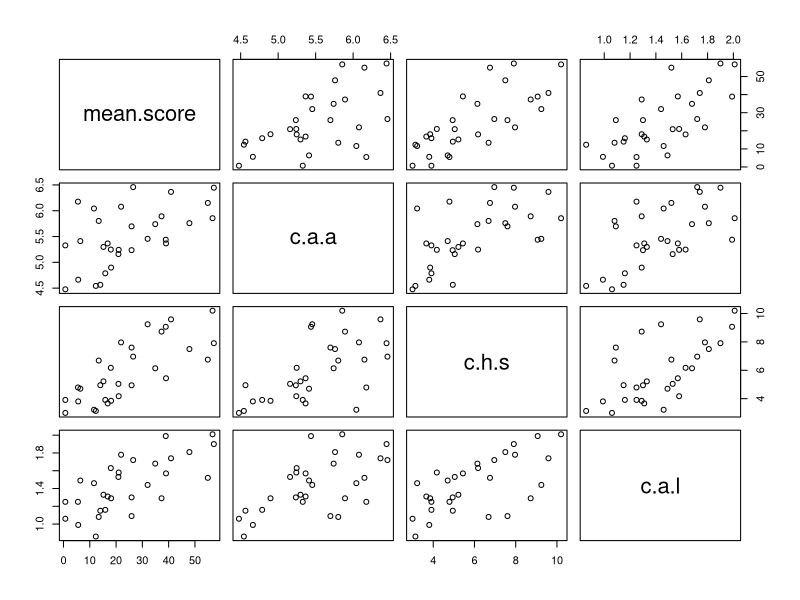
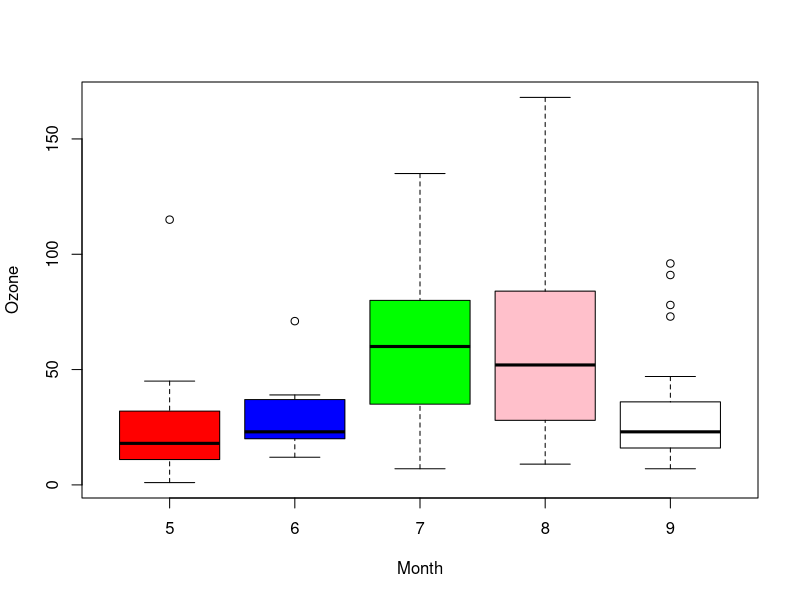
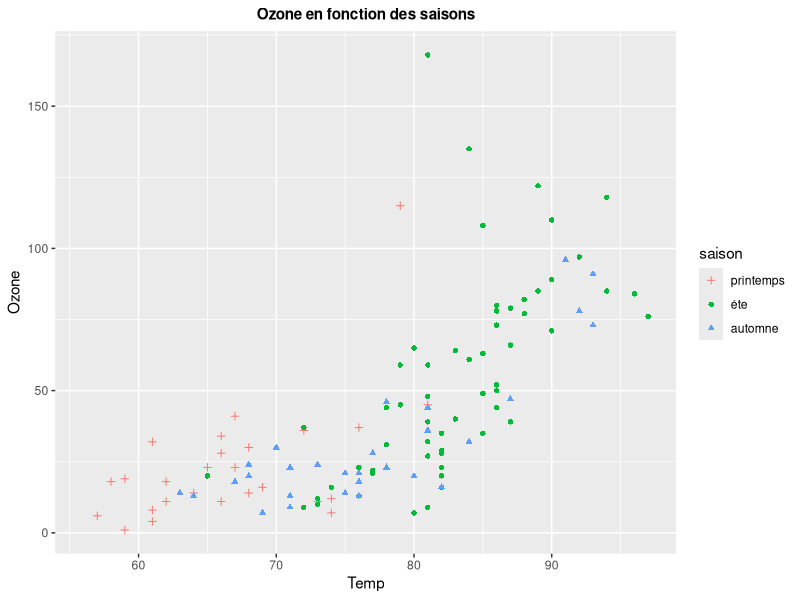
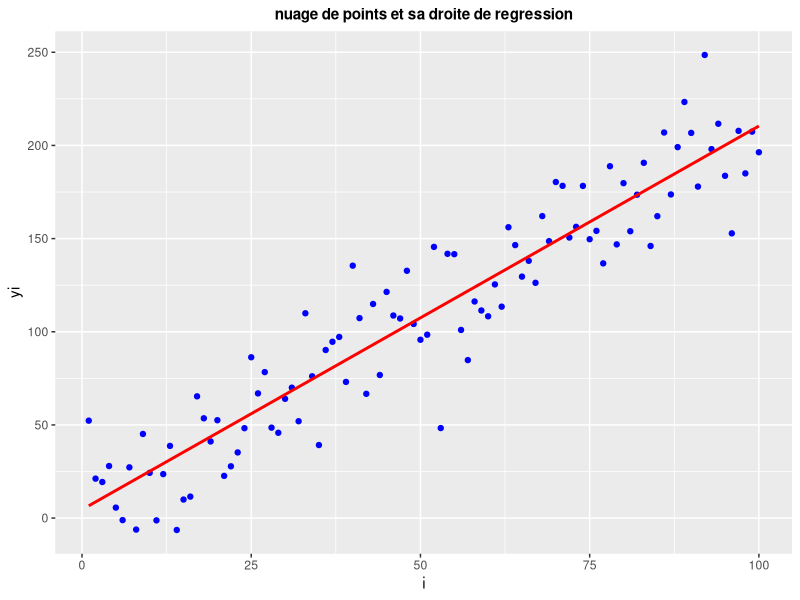
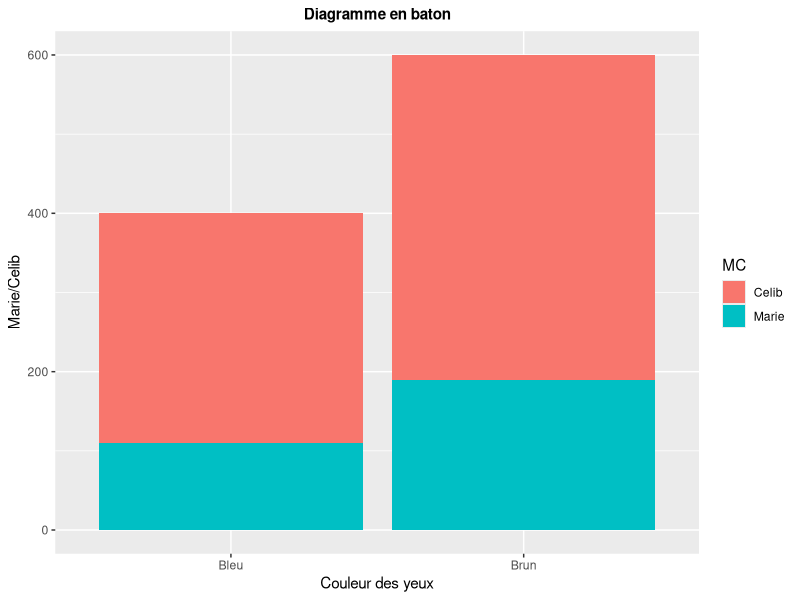
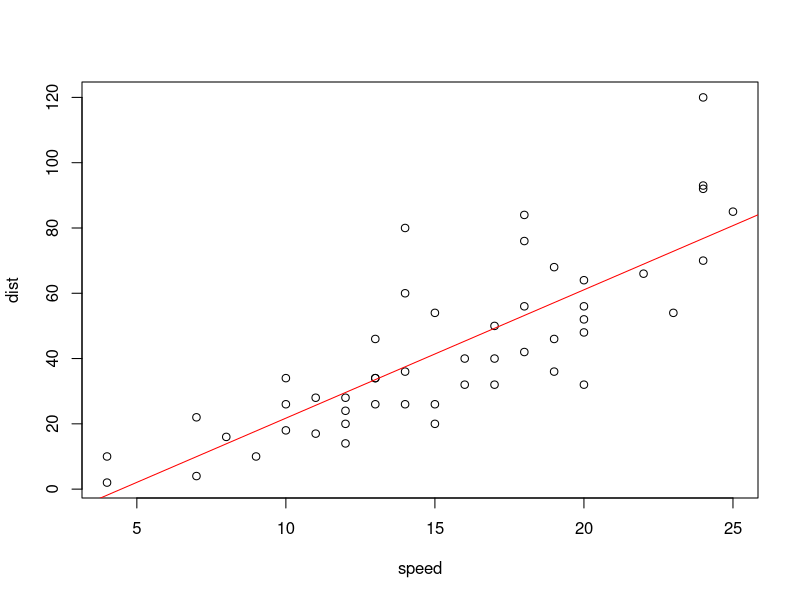
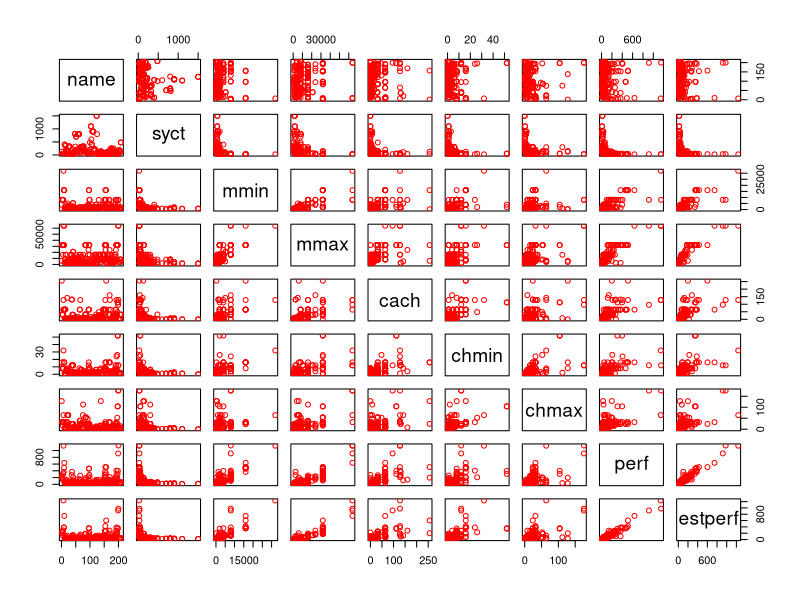
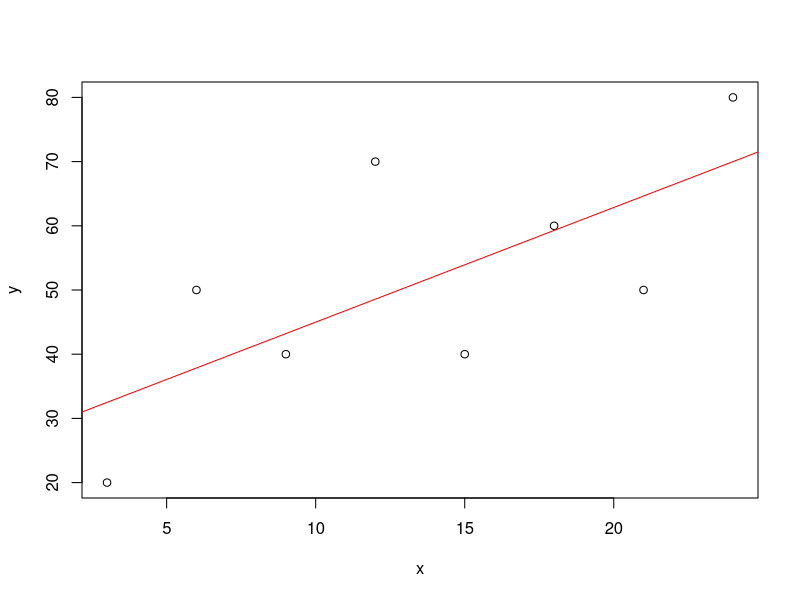

R code for these plots, in order: (Note: this script raises an error after producing the figures.)
## ---- chunk 1
knitr::opts_chunk$set(echo = TRUE)
## ---- chunk 2
library(tidyverse)
library(readxl)
library(gplots)
library(MASS)
library(car)
## ---- chunk 3
# Creation d'un data-frame "acteur"
Mort.à <- c(93,53,72,68,68,53)
Années.de.carrière <- c(66,25,48,37,31,32)
Nombre.de.films <- c(211,58,98,140,74,81)
Prénom <- c("Michel","André","Jean","Louis","Lino","Jacques")
Nom <- c("Galabru","Raimbourg","Gabin","De Funès","Ventura","Villeret")
Date.du.décès <- c("04-01-2016","23-09-1970","15-10-1976","27-01-1983","22-10-1987","28-01-2005")
data.acteur <- data.frame(Mort.à,Années.de.carrière,Nombre.de.films,Prénom,Nom,Date.du.décès)
 #utilisation d'un dplyer pour renommer la premiere variable
data.acteur.r <- rename(data.acteur,"Age.du.décès"=Mort.à)
# extraction de la colonne Prénom
prenom.extract <- data.acteur$Prénom
data.acteur.arrange <- arrange(data.acteur.r,Age.du.décès)
## ---- chunk 4
w <-read.delim(file="data/fromages1-TP-M1.txt")
## ---- chunk 5
w <- rename(w,"mean.score"=Y,"c.a.a"=X1,"c.h.s"=X2,"c.a.l"=X3)
w$X1
## ---- chunk 6
print(w)
## ---- chunk 7
summary(w)
## ---- chunk 8
pairs(w)
## ---- chunk 9
nv.c.a.a <- c(w$c.a.a[w$c.a.a > 5.1],rep(NA,6))
nv.c.a.l <- c(w$c.a.l[w$c.a.l < 1.77],rep(NA,5))
ww <- data.frame(w$mean.score,nv.c.a.a,w$c.h.s,nv.c.a.l)
ww <- rename(ww,"mean.score"=w.mean.score,"c.a.a"=nv.c.a.a,"c.h.s"=w.c.h.s,"c.a.l"=nv.c.a.l)
## ---- chunk 10
print(ww)
## ---- chunk 11
summary(ww)
## ---- chunk 12
data(airquality) # charger les donées airquality  
## ---- chunk 13
names(airquality)
## ---- chunk 14
nrow(airquality)
ncol(airquality)
## ---- chunk 15
summary(airquality)
## ---- chunk 16
couleur <- c("red","blue","green","pink","white")
boxplot(Ozone~Month,airquality,col = couleur)
## ---- chunk 17
saison <-factor(airquality$Month,levels=c(5:9))
levels(saison)[levels(saison)==5] <- "printemps"
levels(saison)[levels(saison)==6] <- "éte"
levels(saison)[levels(saison)==7] <- "éte"
levels(saison)[levels(saison)==8] <- "éte"
levels(saison)[levels(saison)==9] <- "automne"
airquality$season = saison
## ---- chunk 18
g <- ggplot(data = airquality) + 
  geom_point(mapping = aes(x =Temp, y = Ozone, shape = saison,color=saison)) + 
  scale_shape_manual(values=c(3, 16, 17))+
  ggtitle("Ozone en fonction des saisons")
g + theme (plot.title = element_text(size=11,face="bold",hjust = 0.5))
## ---- chunk 19
n <- 100
e <- rnorm(n,0,25)
## ---- chunk 20
i <- c(1:100)
yi <- 1.7 + 2.1 * i + e[i]
## ---- chunk 21
data.f <- data.frame(i,yi)
g <- ggplot(data = data.f) +
geom_point(mapping = aes(x = i, y = yi),colour="blue") +
geom_smooth(mapping = aes(x = i, y = yi),se = FALSE,colour="red",fill="red",method = lm) +
ggtitle("nuage de points et sa droite de regression")
g + theme (plot.title = element_text(size=11,face="bold",hjust = 0.5))
## ---- chunk 22
# Creation d'une matrice
ligne1 <- c(68,119,26,7)
ligne2 <- c(15,54,14,10)
ligne3 <- c(5,29,14,16)
ligne4 <- c(20,84,17,94)
mat <- matrix(c(ligne1,ligne2,ligne3,ligne4),nrow = 4,ncol=4,byrow = T,dimnames = list(c("marron","noisette","vert","bleu"),c("brun", "chatin","roux","blond")))
## ---- chunk 23
matfreq <- mat / sum(mat)
round(matfreq*100,2)
## ---- chunk 24
l <- round(apply(matfreq,1,sum),2)
c <- round(apply(matfreq,2,sum),2)
## ---- chunk 25
L <- round(sweep(mat,1,rowSums(mat),'/'),2)
## ---- chunk 26
C <- round(sweep(mat,2,colSums(mat),'/'),2)
## ---- chunk 27
d.chi <- 0
distancechideux <- function(L){
  for(i in 1:nrow(L)-1){
    
    d.chi <- d.chi + sum(((L[i,] - L[i+1,]) ^ 2) /c)
  }
  return (d.chi)
}
## ---- chunk 28
t <- round((matfreq - (l%*%t(c))) / (l%*%t(c)),2)
## ---- chunk 29
tableau <- matrix(c(290,410,110,190), ncol=2, byrow=TRUE)
colnames(tableau) <- c("Bleu","Brun")
rownames(tableau) <- c("Celib","Marie")
tableau <- as.table(tableau)
## ---- chunk 30
tableau
tabdf <-data.frame(tableau)
MC <- tabdf$Var1
g <- ggplot(tabdf) + geom_bar(stat="identity",mapping=aes(x = Var2,y = Freq,fill = MC)) + 
  xlab("Couleur des yeux") + ylab("Marie/Celib") + ggtitle("Diagramme en baton")
g + theme (plot.title = element_text(size=11,face="bold",hjust = 0.5))
## ---- chunk 31
n <- margin.table(tableau)
m1 <- margin.table(tableau,1)
m2 <- margin.table(tableau,2)
prop.table(tableau)
## ---- chunk 32
chisq.test(tableau)
## ---- chunk 33
tab0 <- as.array(m1) %*% t(as.array(m2))/n
tab0 <- as.table(tab0)
## ---- chunk 34
summary(tableau)
summary(tab0)
## ---- chunk 35
tab1 <- as.matrix(tableau)
tab1[2,1] <- tab1[1,1] + tab1[2,1]
tab1[1,1] <- 0
tab1[1,2] <- tab1[1,2] + tab1[2,2]
tab1[2,2] <- 0
tab1tab <- as.matrix(tab1)
chisq.test(tab1tab)
## ---- chunk 36
data(HairEyeColor)
dfH <- as.data.frame(HairEyeColor)
tH <- xtabs(Freq~Hair+Eye,dfH)
chisq.test(tH)
data(Titanic)
dfT <- as.data.frame(Titanic)
dfTtab <- xtabs(Freq~Sex+Survived,dfT)
chisq.test(dfTtab)
data(UCBAdmissions)
dfU <- as.data.frame(UCBAdmissions)
dfUtab <- xtabs(Freq~Admit+Gender,dfU)
chisq.test(as.table(dfUtab))
## ---- chunk 37
data(cars)
# regression lineaire 
reg <- lm(dist~speed,cars)
summary(reg)
plot(cars)
abline(reg,col="red")
## ---- chunk 38
predict(reg,newdata = data.frame(speed=20))
## ---- chunk 39
data(cpus)
head(cpus)
summary(cpus)
## ---- chunk 40
plot(cpus,col="red")
## ---- chunk 41
regm <- lm(perf~syct+mmin+mmax+cach+chmin+chmax+estperf,cpus)
names(regm)
summary(regm)
## ---- chunk 42
stepAIC(regm)
## ---- chunk 43
x <- c(3,6,9,12,15,18,21,24)
y <- c(20,50,40,70,40,60,50,80)
## ---- chunk 44
# Coefficient de correlation
cor(x,y)
# Methode de fisher
fisher.test(x,y)
## ---- chunk 45
reg <- lm(y~x)
plot(x,y)
abline(reg,col="red")
## ---- chunk 46
y <- c(85,70,100,140,115,105)
x1 <- c(3,5,9,12,14,17)
x2 <- c(11,14,15,16,19,23)
regm <- lm(y~x1+x2)
anova(regm)
## ---- chunk 47
# load data
data <- read_excel("data/Donnees-TP2-M1-MIASHS.xls")
summary(data)
## ---- chunk 48
datavq <- subset(data,select=c(Sexe,EtatCivil,Diplome,AvisReforme)) 
tabc1 <- table(datavq)
tabc2 <- round(tabc1/sum(tabc1),2)
tabc3 <- tabc2*100
## ---- chunk 49
balloonplot(tabc1)
barplot(as.matrix(tabc1),beside = TRUE)
## ---- chunk 50
# distribution marginale
matfreq <- tabc1 / sum(tabc1)
dl <- round(apply(matfreq,1,sum),2)
dl
dc <- round(apply(matfreq,2,sum),2)
dc
# distribution conditionnelle
DC <- sweep(tabc1,2,colSums(tabc1),"/")
# test de khi-deux
dfse <- subset(data,select = c(Sexe,EtatCivil))
tabdfse <- table(dfse)
chisq.test(tabdfse)
# p-value > 0.05 donc pas de dependance significative entre les deux variables
## ---- chunk 51
# Resumé de la variable stress
s <- data$Stress
summary(s)
boxplot(s,col="blue",main="boxplot de la variable Stress")
datf <- subset(data,select = c(Stress,EtatCivil))
tabSE <- table(datf) # effectif
head(tabSE / sum(tabSE),6)
head(round(tabSE / sum(tabSE),2) * 100)
chisq.test(tabSE)
## ---- chunk 52
# Realisation d'un boxplot
g <- ggplot(datf) + geom_boxplot(aes(x = EtatCivil, y = Stress, fill = EtatCivil)) + 
  ggtitle("Boxplot entre la variable Stress et EtatCivil")
g + theme (plot.title = element_text(size=11,face="bold",hjust = 0.5))
## ---- chunk 53
g <- ggplot(datf) + geom_histogram(stat="identity",aes(x = EtatCivil, y = Stress, fill = EtatCivil)) + 
  ggtitle("Histogramme entre la variable Stress et EtatCivil")
g + theme (plot.title = element_text(size=11,face="bold",hjust = 0.5))
## ---- chunk 54
head(datf)
## ---- chunk 55
dfas <- subset(data,select = c(Age,Satisfaction))
summary(dfas)
boxplot(dfas$Satisfaction,xlab="Satisfaction",main="Boxplot pour la variable Satisfaction")
## ---- chunk 56
# tableau des effectifs
tabcas <- table(dfas)
# tableau de frequence
tabfreq <- tabcas / sum(tabcas)
tabfreqp <- round(tabfreq * 100,2)
## ---- chunk 57
g <- ggplot(dfas) + geom_point(stat="identity",aes(x = Age, y = Satisfaction)) + 
  ggtitle("Nuage de point de la variable Satisfaction en fonction de l'age")
g + theme (plot.title = element_text(size=11,face="bold",hjust = 0.5))
## ---- chunk 58
spl <- split(dfas,data$Sexe)
dim(spl$Homme)
dim(spl$Femme)
plot(spl$Homme,col="red",pch=20)
points(spl$Femme,col="blue",pch=17)
legend(45,15,c("Homme","Femme"),col=c("red","blue"),pch = c(20,17))
## ---- chunk 59
# taille des echantillons
n <- length(dfas$Age)
X <- dfas$Age
Y <- dfas$Satisfaction 
covobs <- sum((X - mean(X)) * (Y - mean(Y))) / (n - 1)
covobs
cov(X,Y)
# Correlation 
num <-  (1 / (n - 1)) * sum((X - mean(X)) * (Y - mean(Y)))
denom <- sqrt(((1 / (n - 1)) * sum((X - mean(X))^2)) * ((1 / (n - 1)) * sum((Y - mean(Y))^2)))
corobs <- num / denom
corobs
cor(X,Y)
# Matrice de correlation 
dfcorr <- subset(data,select = c(Age,Anciennete,Salaire,Satisfaction,Stress,EstimeSoi))
matcorr <- cor(dfcorr)
scatterplotMatrix(matcorr)
